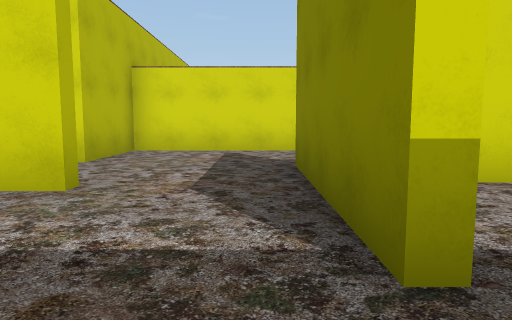
view 1 (above)

15 first-person views from a walk through a scene from a Unity 3-D project. The camera is 1.3 m above the floor, tilts 6° down and sees 70° across. The floor is counted in squares, 2.13 m on a side. Each view is taken from the middle of a square. On the plan, view 1 faces up. The plan holds only what a view shows up to about 10 squares ahead; the rest is blank. The place goes on beyond the plan. The player is left out. Some surface patterns are stand-ins.

view 2
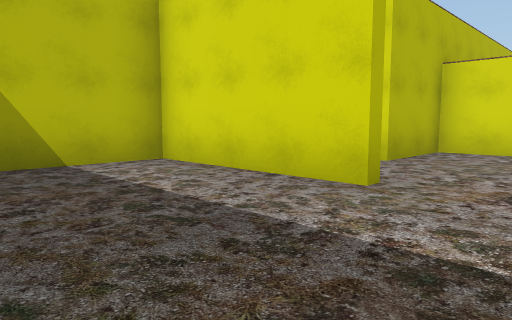

view 3
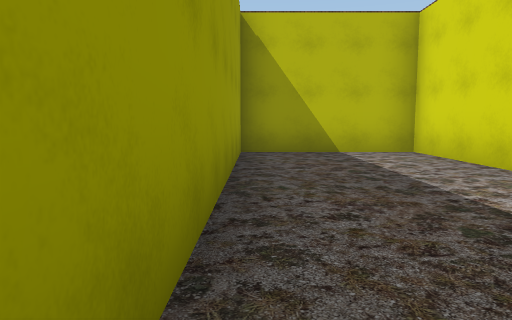

view 4
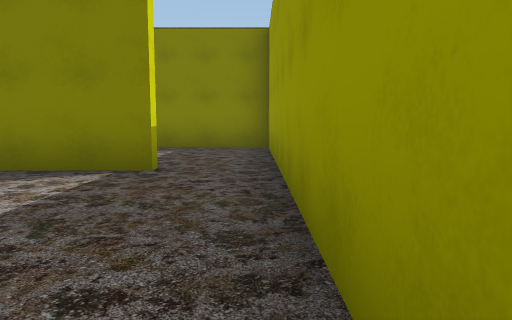

view 5
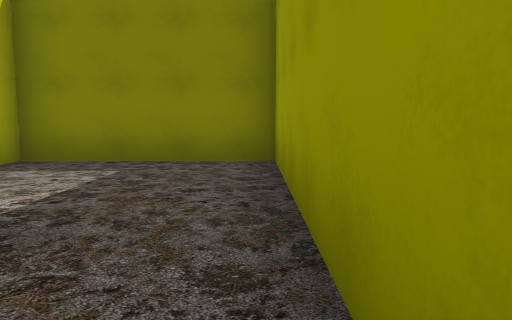

view 6
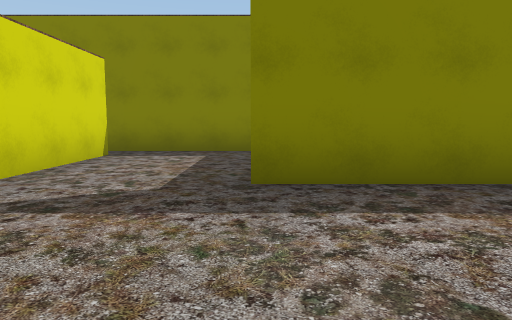

view 7
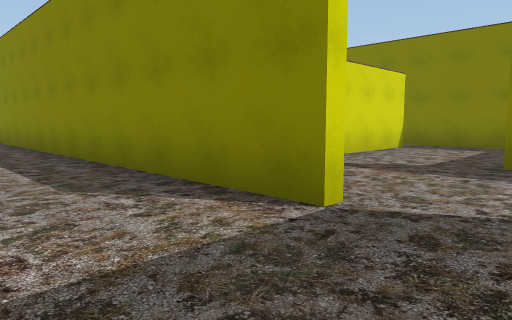

view 8
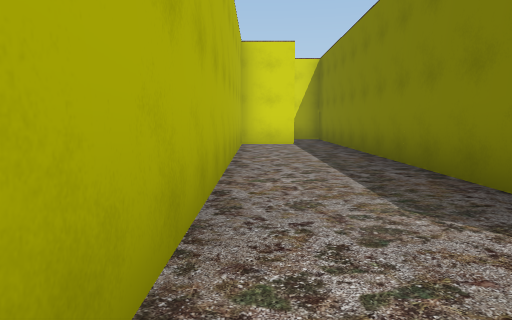

view 9
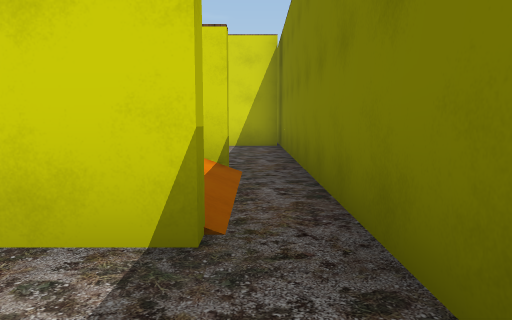

view 10
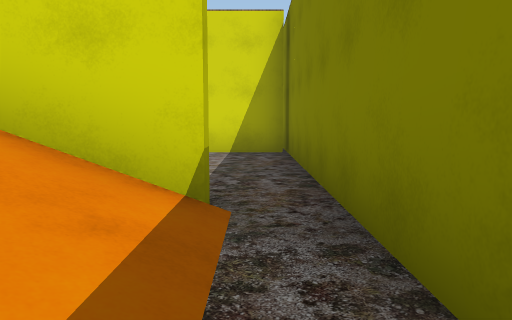

view 11
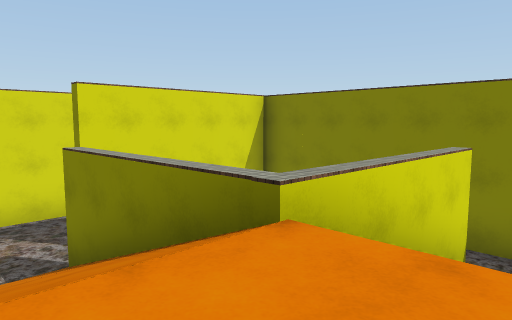

view 12
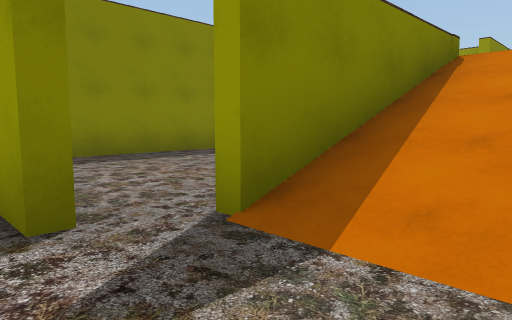

view 13
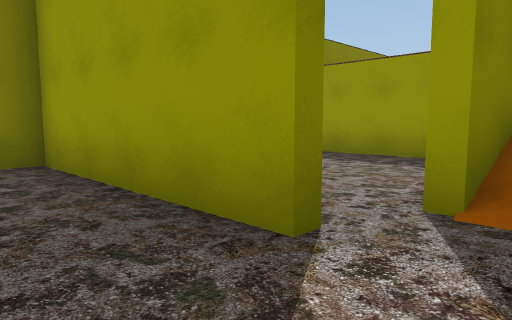

view 14
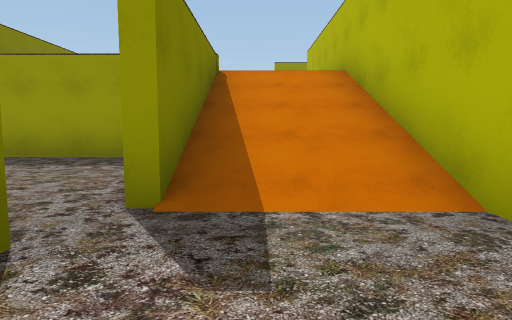

view 15
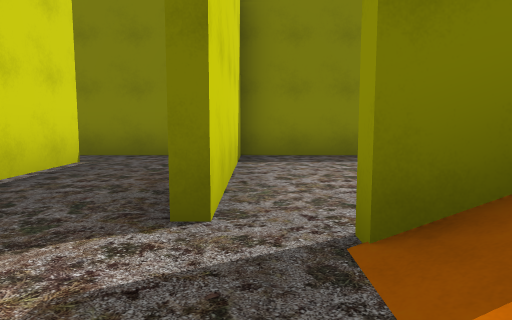

### Floor plan
Key: @ floor where view 1 was taken; # wall or solid block; x gap in a wall; . main floor; : floor 3.25 m higher than the main floor; / step, stairs or slope; = window, fence, low wall or low ledge.
Columns run from 6 left of view 1 to 5 right of it. Each row starts with its distance up from view 1.
 18      #####.#
 17      ......#
 16    #..######
 15 ##x#..x....#
 14 #..#//#....#
 13 #..#//#....#
 12 #..#//#....#
 11 #..#//=###.#
 10 #..#::////.#
  9 #..#::/  /.#
  8 #..#//=###.#
  7 #..#.......#
  6 #..#.......#
  5  ......#...#
  4  ......#####
  3 #####..#...#
  2 #......#...#
  1 #..........#
  0 #.....@....#
 -1 ############

Positions as (right, up) in squares from view 1, and headings:
1: (0, 0), facing up
2: (0, 0), facing up-left
3: (2, 0), facing left
4: (-4, 0), facing right
5: (-1, 0), facing right
6: (-3, 5), facing right
7: (-5, 4), facing up-right
8: (-5, 5), facing up
9: (4, 6), facing up
10: (4, 8), facing up
11: (-2, 9), facing up-right
12: (-2, 16), facing down-right
13: (-1, 17), facing down-right
14: (-1, 17), facing down
15: (-2, 15), facing right
